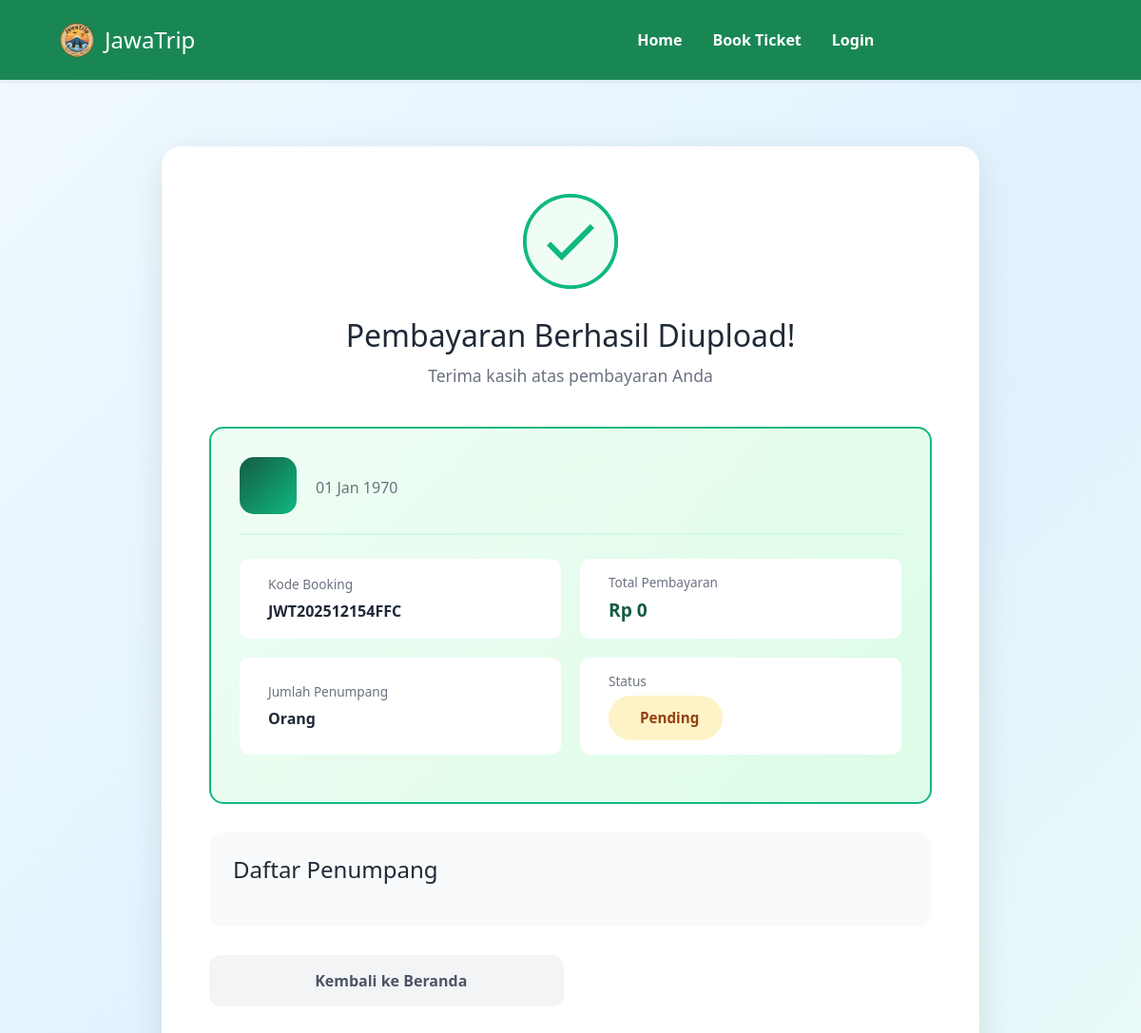
/payment_success.php?kode=JWT202512154FFC (upper part), run on an earlier commit of the app's database.
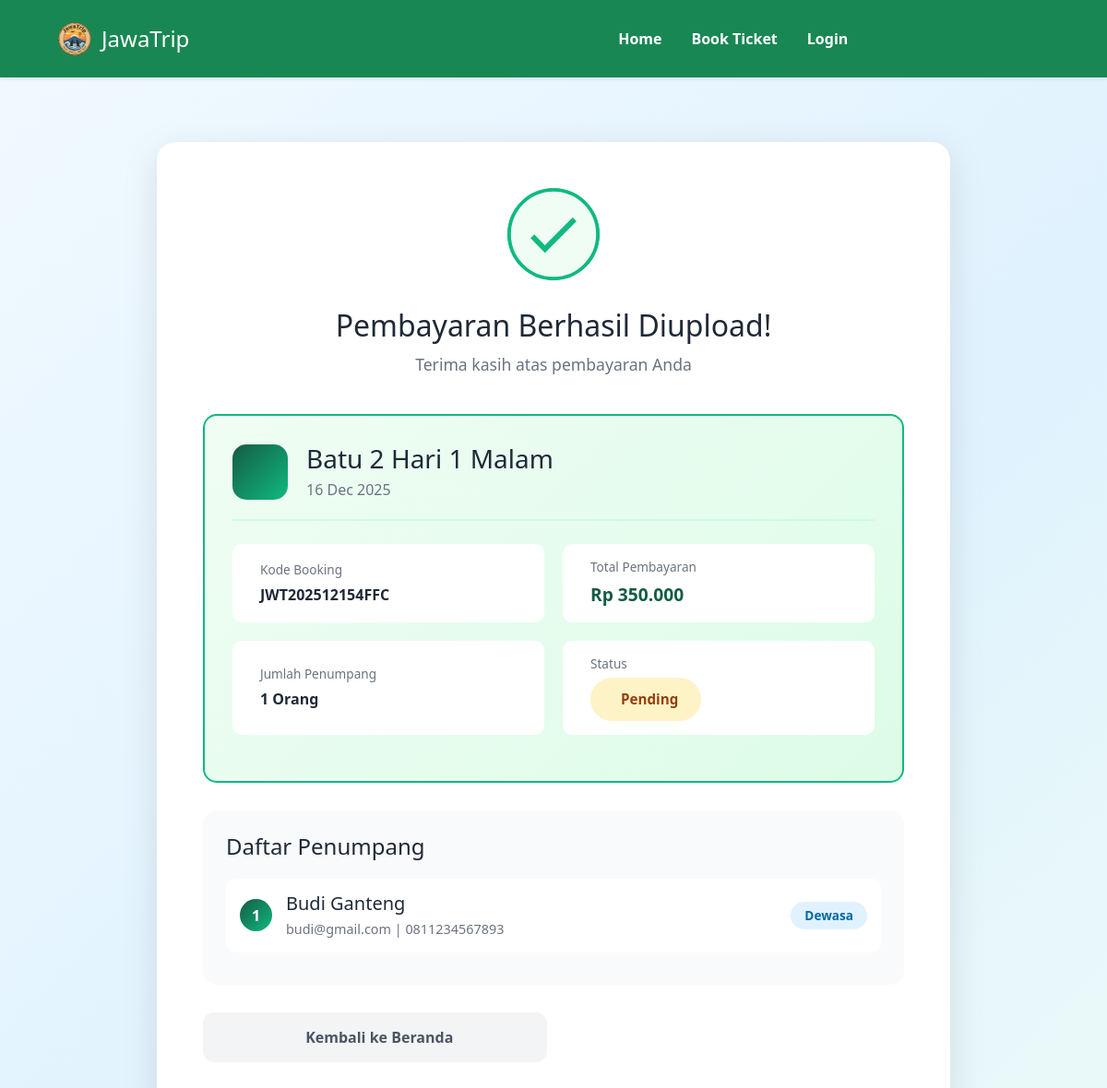
And on a later commit of the database.
### tables this page shows
CREATE TABLE `pemesanan` (
  `id_pemesanan` varchar(20) NOT NULL,
  `kode_booking` varchar(30) DEFAULT NULL,
  `id_user` int(11) DEFAULT NULL,
  `id_paket` int(11) DEFAULT NULL,
  `tgl_tour` date DEFAULT NULL,
  `tanggal_keberangkatan` date DEFAULT NULL,
  `jumlah_peserta` int(11) DEFAULT NULL,
  `jumlah_dewasa` int(11) DEFAULT NULL,
  `jumlah_anak` int(11) DEFAULT NULL,
  `total_bayar` decimal(15,2) DEFAULT NULL,
  `total_harga` decimal(15,2) DEFAULT NULL,
  `status_bayar` enum('pending','lunas','batal') DEFAULT NULL,
  `status` varchar(50) DEFAULT NULL,
  `tanggal_pesan` datetime DEFAULT NULL
);

CREATE TABLE `paket_wisata` (
  `id_paket` int(11) NOT NULL,
  `nama_paket` varchar(100) NOT NULL,
  `harga_per_pax` decimal(15,2) NOT NULL,
  `durasi` varchar(50) DEFAULT NULL,
  `id_hotel` int(11) DEFAULT NULL,
  `id_transport` int(11) DEFAULT NULL,
  `fasilitas_lain` text DEFAULT NULL COMMENT 'List html: <li>Makan 3x</li> <li>Tiket Masuk</li>',
  `gambar_paket` varchar(255) DEFAULT NULL,
  `id_kota` int(11) DEFAULT NULL,
  `deskripsi_wisata` text DEFAULT NULL
);

CREATE TABLE `penumpang` (
  `id_penumpang` int(11) NOT NULL,
  `id_pemesanan` varchar(50) DEFAULT NULL,
  `nama_lengkap` varchar(100) DEFAULT NULL,
  `email` varchar(100) DEFAULT NULL,
  `no_telepon` varchar(20) DEFAULT NULL,
  `alamat` text DEFAULT NULL,
  `no_identitas` varchar(50) DEFAULT NULL,
  `tipe_penumpang` enum('Dewasa','Anak') DEFAULT NULL,
  `created_at` timestamp NOT NULL DEFAULT current_timestamp()
);

### payment_success.php (the view, shortened to what this page needs)
<?php
include 'koneksi.php';
include 'includes/header.php';
include 'includes/navbar.php';
$kode_booking = isset($_GET['kode']) ? mysqli_real_escape_string($conn, $_GET['kode']) : '';
$query = "SELECT p.*, pk.nama_paket, pk.gambar_paket
          FROM pemesanan p
          JOIN paket_wisata pk ON p.id_paket = pk.id_paket
          WHERE p.kode_booking = '$kode_booking'";
$result = mysqli_query($conn, $query);
$pemesanan = mysqli_fetch_assoc($result);
$query_payment = "SELECT * FROM pembayaran WHERE kode_booking = '$kode_booking' ORDER BY tanggal_bayar DESC LIMIT 1";
$result_payment = mysqli_query($conn, $query_payment);
$payment = mysqli_fetch_assoc($result_payment);
$query_penumpang = "SELECT * FROM penumpang WHERE id_pemesanan = '{$pemesanan['id_pemesanan']}'";
$result_penumpang = mysqli_query($conn, $query_penumpang);
?>
<link rel="stylesheet" href="assets/payment-style.css">
<div class="payment-container">
    <div class="success-wrapper">
        <div class="success-card">
            <div class="success-animation">
                <div class="checkmark-circle">
                    <svg class="checkmark" xmlns="http://www.w3.org/2000/svg" viewBox="0 0 52 52">
                        <circle class="checkmark-circle-path" cx="26" cy="26" r="25" fill="none"/>
                        <path class="checkmark-check" fill="none" d="M14.1 27.2l7.1 7.2 16.7-16.8"/>
                    </svg>
                </div>
            </div>
            <h1 class="success-title">Pembayaran Berhasil Diupload!</h1>
            <p class="success-subtitle">Terima kasih atas pembayaran Anda</p>
            <div class="booking-card-success">
                <div class="booking-header-success">
                    <div class="booking-icon">
                    </div>
                    <div class="booking-info">
                        <h3><?= $pemesanan['nama_paket'] ?></h3>
                        <p><i class="bi bi-calendar"></i> <?= date('d M Y', strtotime($pemesanan['tgl_tour'])) ?></p>
                    </div>
                </div>
                <div class="booking-details-grid">
                    <div class="detail-item">
                        <div>
                            <p class="label">Kode Booking</p>
                            <p class="value"><?= $kode_booking ?></p>
                        </div>
                    </div>
                    <div class="detail-item">
                        <div>
                            <p class="label">Total Pembayaran</p>
                            <p class="value price">Rp <?= number_format($pemesanan['total_harga'], 0, ',', '.') ?></p>
                        </div>
                    </div>
                    <div class="detail-item">
                        <div>
                            <p class="label">Jumlah Penumpang</p>
                            <p class="value"><?= $pemesanan['jumlah_peserta'] ?> Orang</p>
                        </div>
                    </div>
                    <div class="detail-item">
                        <div>
                            <p class="label">Status</p>
                            <?php
                                $status = strtolower($payment['status_bayar'] ?? ($pemesanan['status_bayar'] ?? 'pending'));
                                if ($status === 'lunas') {
                                    $badgeClass = 'lunas';
                                    $iconClass = 'bi bi-check-circle';
                                    $statusText = 'Lunas';
                                } elseif ($status === 'menunggu_verifikasi') {
                                    $badgeClass = 'menunggu_verifikasi';
                                    $iconClass = 'bi bi-clock-history';
                                    $statusText = 'Menunggu Verifikasi';
                                } elseif ($status === 'dibatalkan') {
                                    $badgeClass = 'menunggu_verifikasi';
                                    $iconClass = 'bi bi-x-circle';
                                    $statusText = 'Dibatalkan';
                                } else {
                                    $badgeClass = 'menunggu_verifikasi';
                                    $iconClass = 'bi bi-clock-history';
                                    $statusText = 'Pending';
                                }
                            ?>
                            <span class="status-badge <?= $badgeClass ?>">
                                <i class="<?= $iconClass ?>"></i> <?= $statusText ?>
                            </span>
                        </div>
                    </div>
                </div>
            </div>
            <div class="passenger-list-success">
                <h4><i class="bi bi-people"></i> Daftar Penumpang</h4>
                <?php $no = 1; while ($p = mysqli_fetch_assoc($result_penumpang)): ?>
                <div class="passenger-item-success">
                    <div class="passenger-number"><?= $no ?></div>
                    <div class="passenger-details">
                        <h5><?= htmlspecialchars($p['nama_lengkap']) ?></h5>
                        <p><?= htmlspecialchars($p['email']) ?> | <?= htmlspecialchars($p['no_telepon']) ?></p>
                    </div>
                    <span class="passenger-type-badge"><?= $p['tipe_penumpang'] ?></span>
                </div>
                <?php $no++; endwhile; ?>
            </div>
            <div class="action-buttons-grid">
                <a href="index.php" class="btn-home">
                    <i class="bi bi-house"></i> Kembali ke Beranda
                </a>
            </div>
        </div>
    </div>
</div>
<?php include 'includes/footer.php'; ?>

### includes/header.php (shortened to what this page needs)
<!DOCTYPE html>
<html lang="id">
<head>
  <link href="https://cdn.jsdelivr.net/npm/bootstrap@5.3.3/dist/css/bootstrap.min.css" rel="stylesheet">
  <link rel="stylesheet" href="/kelompok-4/assets/style.css">
  <link rel="stylesheet" href="/kelompok-4/assets/dashboard_home.css">
</head>
<body>

### includes/navbar.php (shortened to what this page needs)
<?php
$isLogin = isset($_SESSION['user_id']) || isset($_SESSION['admin_id']);
$isAdmin = (
    isset($_SESSION['admin_id']) ||
    (isset($_SESSION['role']) && $_SESSION['role'] === 'admin')
);
$username =
    $_SESSION['username']
    ?? $_SESSION['admin_username']
    ?? 'User';
$basePath = (strpos($_SERVER['REQUEST_URI'], '/admin') !== false) ? '../' : '';
?>
<nav class="navbar navbar-expand-lg navbar-dark bg-success shadow-sm py-3">
  <div class="container">
    <a class="navbar-brand d-flex align-items-center text-white fs-4 ms-5"
       href="<?= $basePath ?>index.php">
      <img src="<?= $basePath ?>img/jawatrip1.png"
           alt="logo"
           style="height:42px"
           class="me-2">
      JawaTrip
    </a>
    <div class="collapse navbar-collapse justify-content-center" id="navbarNav">
      <ul class="navbar-nav text-center">
        <li class="nav-item">
          <a class="nav-link text-white fw-semibold px-3"
             href="<?= $basePath ?>index.php">Home</a>
        </li>
        <li class="nav-item">
          <a class="nav-link text-white fw-semibold px-3"
             href="<?= $basePath ?>pesan.php">Book Ticket</a>
        </li>
          <?php if ($isLogin): ?>
<li class="nav-item dropdown">
    <a class="nav-link dropdown-toggle text-white fw-semibold px-3"
       href="#"
       role="button"
       data-bs-toggle="dropdown">
      👤 <?= htmlspecialchars($username) ?>
      <?php if ($isAdmin): ?>
        <span class="badge bg-warning text-dark ms-1">ADMIN</span>
      <?php endif; ?>
    </a>
    <ul class="dropdown-menu dropdown-menu-end">
      <?php if ($isAdmin): ?>
        <li>
          <a class="dropdown-item"
             href="<?= $basePath ?>admin/dashboard.php">
             Dashboard Admin
          </a>
        </li>
        <li><hr class="dropdown-divider"></li>
      <?php else: ?>
        <li>
          <a class="dropdown-item"
             href="<?= $basePath ?>profil.php">
             Profil Saya
          </a>
        </li>
        <li>
          <a class="dropdown-item"
             href="<?= $basePath ?>riwayat.php">
             Riwayat Pesanan
          </a>
        </li>
        <li><hr class="dropdown-divider"></li>
      <?php endif; ?>
      <li>
        <a class="dropdown-item text-danger fw-bold"
           href="<?= $basePath ?>logout.php">
           Logout
        </a>
      </li>
    </ul>
</li>
<?php else: ?>
    <li class="nav-item">
        <a class="nav-link text-white fw-semibold px-3"
           href="<?= $basePath ?>login.php">
           Login
        </a>
    </li>
<?php endif; ?>
      </ul>
    </div>
  </div>
</nav>

### includes/footer.php (shortened to what this page needs)
<link rel="stylesheet" href="assets/footer2.css">

### assets/style.css (style rules this page uses)
.navbar { margin: 0; padding: 0; position: relative; z-index: 1100; }
.navbar-brand img { height: 45px; }
.navbar-brand { flex: 1; text-align: left; }
.navbar-nav { margin: 0 auto; }
.navbar-nav .nav-link { color: white !important; font-weight: 600; }

### assets/dashboard_home.css (style rules this page uses)
html, body { margin: 0; padding: 0; }
@media (min-width: 992px) { main, .container, section { margin-left: 0; } }

### assets/payment-style.css (style rules this page uses)
.payment-container { min-height: 100vh; background: linear-gradient(135deg, #f0f9ff 0%, #e0f2fe 50%, #f0fdf4 100%); padding: 30px 20px; }
.text-center { text-align: center; }

### payment_success.php (style rules this page uses)
.success-wrapper { max-width: 900px; margin: 40px auto; padding: 0 20px; }
.success-card { background: white; border-radius: 20px; padding: 50px; box-shadow: 0 10px 40px rgba(0, 0, 0, 0.1); text-align: center; }
.success-animation { margin-bottom: 30px; }
.checkmark-circle { width: 100px; height: 100px; margin: 0 auto; }
.checkmark { width: 100px; height: 100px; border-radius: 50%; display: block; stroke-width: 2; stroke: #10b981; stroke-miterlimit: 10; animation: fill 0.4s ease-in-out 0.4s forwards, scale 0.3s ease-in-out 0.9s both; }
.success-title { color: #1f2937; font-size: 2rem; margin-bottom: 10px; }
.success-subtitle { color: #6b7280; font-size: 1.1rem; margin-bottom: 40px; }
.booking-card-success { background: linear-gradient(135deg, #f0fdf4 0%, #dcfce7 100%); border-radius: 15px; padding: 30px; margin-bottom: 30px; border: 2px solid #10b981; }
.booking-header-success { display: flex; align-items: center; gap: 20px; margin-bottom: 25px; padding-bottom: 20px; border-bottom: 2px solid #d1fae5; text-align: left; }
.booking-icon { width: 60px; height: 60px; background: linear-gradient(135deg, #145C43 0%, #10b981 100%); border-radius: 15px; display: flex; align-items: center; justify-content: center; font-size: 1.8rem; color: white; }
.booking-info h3 { margin: 0 0 5px 0; color: #1f2937; }
.booking-info p { margin: 0; color: #6b7280; }
.booking-details-grid { display: grid; grid-template-columns: repeat(2, 1fr); gap: 20px; margin-bottom: 20px; }
.detail-item { display: flex; align-items: center; gap: 15px; text-align: left; background: white; padding: 15px; border-radius: 10px; }
.detail-item .label { color: #6b7280; font-size: 0.85rem; margin: 0 0 5px 0; }
.detail-item .value { color: #1f2937; font-weight: 700; margin: 0; }
.detail-item .value.price { color: #145C43; font-size: 1.2rem; }
.status-badge { display: inline-flex; align-items: center; gap: 8px; padding: 12px 25px; border-radius: 25px; font-weight: 600; font-size: 0.95rem; }
.status-badge.menunggu_verifikasi { background: #fef3c7; color: #92400e; }
.passenger-list-success { background: #f9fafb; border-radius: 15px; padding: 25px; margin-bottom: 30px; text-align: left; }
.passenger-list-success h4 { margin: 0 0 20px 0; color: #1f2937; }
.passenger-item-success { display: flex; align-items: center; gap: 15px; padding: 15px; background: white; border-radius: 10px; margin-bottom: 10px; }
.passenger-number { width: 35px; height: 35px; background: linear-gradient(135deg, #145C43 0%, #10b981 100%); color: white; border-radius: 50%; display: flex; align-items: center; justify-content: center; font-weight: 700; }
.passenger-details { flex: 1; }
.passenger-details h5 { margin: 0 0 5px 0; color: #1f2937; }
.passenger-details p { margin: 0; color: #6b7280; font-size: 0.9rem; }
.passenger-type-badge { background: #e0f2fe; color: #0369a1; padding: 5px 15px; border-radius: 15px; font-size: 0.85rem; font-weight: 600; }
.action-buttons-grid { display: grid; grid-template-columns: repeat(2, 1fr); gap: 15px; margin-bottom: 30px; }
.btn-download, .btn-home { padding: 15px 30px; border-radius: 12px; font-weight: 600; text-decoration: none; display: flex; align-items: center; justify-content: center; gap: 10px; transition: all 0.3s; }
.btn-home { background: #f3f4f6; color: #4b5563; }

What changed in the data, as far as the page shows it:
added pemesanan: id_paket.nama_paket "Batu 2 Hari 1 Malam", tgl_tour "16 Dec 2025", total_harga "350.000", jumlah_peserta "1", status_bayar "Pending"
added penumpang: nama_lengkap "Budi Ganteng", email "budi@gmail.com", no_telepon "0811234567893", tipe_penumpang "Dewasa"
Also different on the page:
date('d M Y', strtotime($pemesanan['tgl_tour'])): "01 Jan 1970" → (not shown)
$pemesanan['total_harga']: "0" → (not shown)
$statusText: "Pending" → (not shown)
